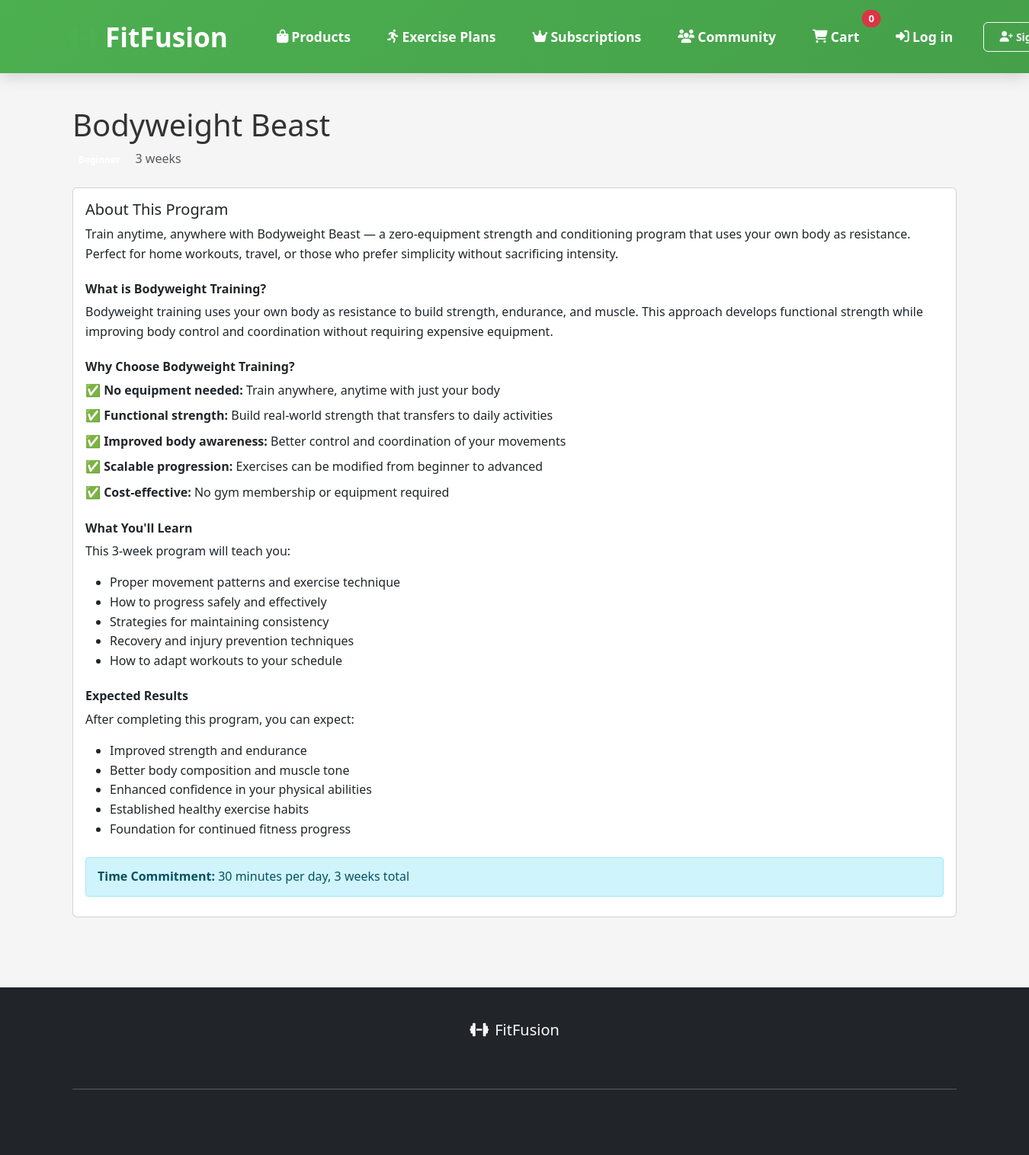
The app's page /exercise-plan/6/ with its own data.
### inventory/models.py (models this page shows, shortened)
class ExercisePlan(models.Model):
    DIFFICULTY_CHOICES = [
        ('beginner', 'Beginner'),
        ('intermediate', 'Intermediate'),
        ('advanced', 'Advanced'),
    ]
    name = models.CharField(max_length=200)
    slug = models.SlugField(unique=True)
    description = models.TextField()
    price = models.DecimalField(max_digits=10, decimal_places=2)
    duration_weeks = models.IntegerField(null=True, blank=True)
    daily_exercise_minutes = models.PositiveIntegerField(default=30, help_text="Minutes of exercise per day")
    difficulty = models.CharField(max_length=20, choices=DIFFICULTY_CHOICES)
    category = models.ForeignKey(Category, on_delete=models.CASCADE, null=True, blank=True)
    image = models.ImageField(upload_to='exercise_plans/', null=True, blank=True)
    created_at = models.DateTimeField(auto_now_add=True)
    updated_at = models.DateTimeField(auto_now=True)
    class Meta:
        ordering = ['-created_at']

### inventory/views.py (the view)
# urls.py: path('exercise-plan/<int:plan_id>/', exercise_plan_detail, name='exercise_plan_detail'),
def exercise_plan_detail(request, plan_id):
    try:
        plan = ExercisePlan.objects.get(id=plan_id)
        return render(request, 'inventory/exercise_plan_detail.html', {
            'plan': plan,
            'stripe_public_key': settings.STRIPE_PUBLIC_KEY
        })
    except ExercisePlan.DoesNotExist:
        messages.error(request, "Exercise plan not found.")
        return redirect('exercise_plan_list')

### inventory/context_processors.py (called while the page is built)
def cart_count(request):
    cart = request.session.get('cart', {})
    total_items = sum(cart.values())
    return {'cart_count': total_items}

### templates/inventory/exercise_plan_detail.html (shortened to what this page needs)
{% extends "base.html" %}
{% load static %}
{% block content %}
<div class="container mt-4">
    <div class="row">
        <div class="col-md-12">
            <h1>{{ plan.name }}</h1>
            <div class="mb-4">
                <span class="badge bg-primary me-2">{{ plan.get_difficulty_display }}</span>
                <span class="text-muted">{{ plan.duration_weeks }} weeks</span>
            </div>
            <div class="card mb-4">
                <div class="card-body">
                    <h5 class="card-title">About This Program</h5>
                    <p class="card-text">{{ plan.description }}</p>
                    <div class="mt-4">
                        {% if "Functional Fit" in plan.name %}
                            <h6 class="fw-bold">What is Functional Fitness?</h6>
                            <p>Functional fitness focuses on training movements that mimic real-life activities, rather than isolating individual muscles. This approach helps you build strength, stability, and mobility that directly translates to improved performance in daily activities.</p>
                            <h6 class="fw-bold mt-4">Why Choose Functional Training?</h6>
                            <ul class="list-unstyled">
                                <li class="mb-2">✅ <strong>Real-world application:</strong> Every exercise prepares you for activities you do every day</li>
                                <li class="mb-2">✅ <strong>Improved balance and coordination:</strong> Multi-planar movements enhance your body awareness</li>
                                <li class="mb-2">✅ <strong>Injury prevention:</strong> Stronger core and stabilizer muscles protect your joints</li>
                                <li class="mb-2">✅ <strong>Efficient workouts:</strong> Compound movements work multiple muscle groups simultaneously</li>
                                <li class="mb-2">✅ <strong>Scalable difficulty:</strong> Exercises can be modified for any fitness level</li>
                            </ul>
                        {% elif "Bodyweight Beast" in plan.name %}
                            <h6 class="fw-bold">What is Bodyweight Training?</h6>
                            <p>Bodyweight training uses your own body as resistance to build strength, endurance, and muscle. This approach develops functional strength while improving body control and coordination without requiring expensive equipment.</p>
                            <h6 class="fw-bold mt-4">Why Choose Bodyweight Training?</h6>
                            <ul class="list-unstyled">
                                <li class="mb-2">✅ <strong>No equipment needed:</strong> Train anywhere, anytime with just your body</li>
                                <li class="mb-2">✅ <strong>Functional strength:</strong> Build real-world strength that transfers to daily activities</li>
                                <li class="mb-2">✅ <strong>Improved body awareness:</strong> Better control and coordination of your movements</li>
                                <li class="mb-2">✅ <strong>Scalable progression:</strong> Exercises can be modified from beginner to advanced</li>
                                <li class="mb-2">✅ <strong>Cost-effective:</strong> No gym membership or equipment required</li>
                            </ul>
                        {% endif %}
                        <h6 class="fw-bold mt-4">What You'll Learn</h6>
                        <p>This {{ plan.duration_weeks }}-week program will teach you:</p>
                        <ul>
                            <li>Proper movement patterns and exercise technique</li>
                            <li>How to progress safely and effectively</li>
                            <li>Strategies for maintaining consistency</li>
                            <li>Recovery and injury prevention techniques</li>
                            <li>How to adapt workouts to your schedule</li>
                        </ul>
                        <h6 class="fw-bold mt-4">Expected Results</h6>
                        <p>After completing this program, you can expect:</p>
                        <ul>
                            <li>Improved strength and endurance</li>
                            <li>Better body composition and muscle tone</li>
                            <li>Enhanced confidence in your physical abilities</li>
                            <li>Established healthy exercise habits</li>
                            <li>Foundation for continued fitness progress</li>
                        </ul>
                        <div class="alert alert-info mt-4">
                            <strong>Time Commitment:</strong> {{ plan.daily_exercise_minutes }} minutes per day, {{ plan.duration_weeks }} weeks total
                        </div>
                    </div>
                </div>
            </div>
        </div>
    </div>
</div>
{% endblock %}

### static/inventory/styles.css (style rules this page uses)
:root { --primary-color: #4CAF50; --secondary-color: #2196F3; --danger-color: #ff4444; --text-color: #333; --light-gray: #f8f8f8; --border-color: #ddd; --shadow: 0 2px 4px rgba(0,0,0,0.1); --transition: all 0.3s ease; }
body { font-family: 'Segoe UI', Tahoma, Geneva, Verdana, sans-serif; line-height: 1.6; color: var(--text-color); background-color: #f5f5f5; margin: 0; padding: 0; }
.container { max-width: 1200px; margin: 0 auto; padding: 20px; }
.alert { padding: 12px 15px; margin-bottom: 10px; border-radius: 4px; animation: slideIn 0.3s ease-out; }
main .container, main .row, main .col-md-6, main .col-12 { background: transparent !important; }
main .bg-primary, main .bg-gradient { background: transparent !important; }

### records on screen
ExercisePlan: name "Bodyweight Beast", duration_weeks "3", description "Train anytime, anywhere with Bodyweight Beast — a zero-equipment strength and conditioning program that uses your own body as resistance. Perfect for home workouts, travel, or those who prefer simplicity without sacrificing intensity.", daily_exercise_minutes "30"

### other values on screen
{{ cart_count|default:0 }} "0"
